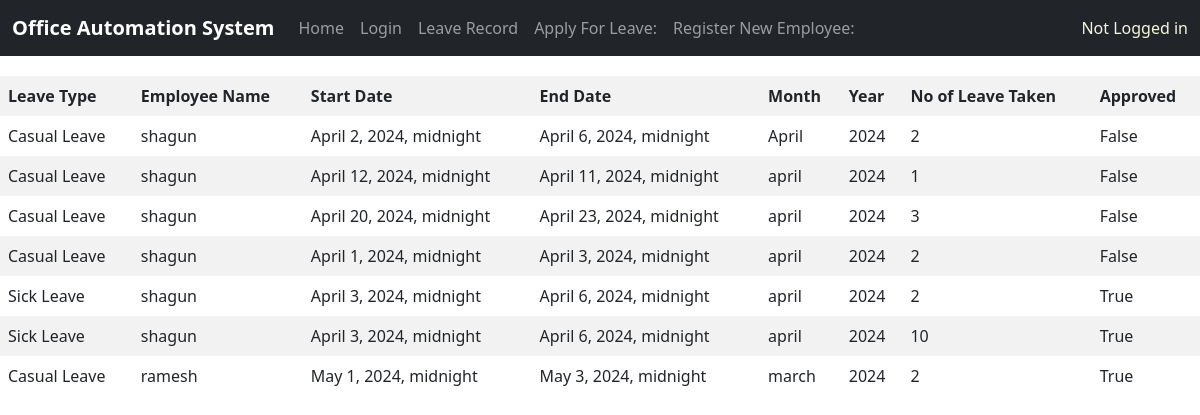
/leave_record/, run on the app's committed database.
### Office/models.py (models this page shows, shortened)
class tbl_leave_apply(models.Model):
    leave_type = models.CharField(max_length=100,
        null=True, blank=True
    )
    employee = models.ForeignKey(tbl_employee, on_delete=models.CASCADE)
    start_date = models.DateTimeField()
    end_date = models.DateTimeField()
    month = models.CharField(max_length=100)
    year = models.CharField(max_length=100)
    number_of_leave_taken = models.IntegerField()
    approved = models.BooleanField(default=False)
    class Meta:
        verbose_name = ("tbl_leave_apply")
        verbose_name_plural = ("tbl_leave_apply")

class tbl_employee(models.Model):
    employee = models.OneToOneField(User, on_delete=models.CASCADE)
    branch = models.CharField(max_length=60, choices=(
        ('computer engineering', 'computer engineering'),
        ('mechanical engineering', 'mechanical engineering'),
        ('electrical engineering', 'electrical engineering'),
        ('electronics and communication engineering', 'electronics and communication engineering'),
    ))
    emp_id = models.IntegerField(primary_key=True)
    email_id = models.CharField(max_length=100, null=True, blank=True)
    contact_number = models.CharField(max_length=13, null=True, blank=True)
    designation = models.CharField(max_length=100, choices=(
        ('Senior lecturer','Senior lecturer'),
        ('lecturer','lecturer'),
        ('HOD','HOD'),
    ), null=True, blank=True)
    class Meta:
        verbose_name = ("Employee")
        verbose_name_plural = ("Employees")
    def __str__(self):
        return self.employee.username

### office_automation/views.py (the view)
# urls.py: path("leave_record/", views.leave_record),
def leave_record(req: HttpRequest)-> HttpResponse:
    data = LeaveRecord.objects.all()
    return render(req, "leave_record.html", {"data": data})

### templates/leave_record.html (shortened to what this page needs)
{% extends "base.html" %}
{% block body %}
<table>
    <thead>
        <tr>
            <th>Leave Type</th>
            <th>Employee Name</th>
            <th>Start Date</th>
            <th>End Date</th>
            <th>Month</th>
            <th>Year</th>
            <th>No of Leave Taken</th>
            <th>Approved</th>
        </tr>
    </thead>
    <tbody>
        {% for employee in data %}
        <tr>
            <td>{{employee.leave_type}}</td>
            <td>{{employee.employee}}</td>
            <td>{{employee.start_date}}</td>
            <td>{{employee.end_date}}</td>
            <td>{{employee.month}}</td>
            <td>{{employee.year}}</td>
            <td>{{employee.number_of_leave_taken}}</td>
            <td>{{employee.approved}}</td>
        </tr>
        {% endfor %}
    </tbody>
</table>
{% endblock body %}

### templates/base.html (shortened to what this page needs)
<!doctype html>
<html lang="en">
  <head>
    <link href="https://cdn.jsdelivr.net/npm/bootstrap@5.3.2/dist/css/bootstrap.min.css" rel="stylesheet">
  </head>
  <body>
<header>
  <nav class="navbar navbar-dark navbar-expand-lg bg-dark" style="color: beige;">
      <div class="container-fluid">
        <a class="navbar-brand" href="#" style="font-weight: 600; position: relative; top: 30%;">Office Automation System</a>
        <div class="collapse navbar-collapse" id="navbarSupportedContent">
          <ul class="navbar-nav me-auto mb-2 mb-lg-0">
            <li class="nav-item">
              <a class="nav-link" href="/">Home</a>
            </li>
            <li class="nav-item">
              <a class="nav-link" aria-current="page" href="/auth/login">Login</a>
            </li>
            <li class="nav-item">
              <a class="nav-link" href="/leave_record">Leave Record</a>
            </li>
            <li class="nav-item">
              <a class="nav-link" aria-disabled="true" href="/dashboard">Apply For Leave: </a>
            </li>
            <li class="nav-item">
              <a class="nav-link" aria-disabled="true" href="/auth/employee/register">Register New Employee: </a>
            </li>
          </ul>
            {% if user.is_authenticated %}
            <span style="">
              {{user}}
            </span>
            {%else%}
            Not Logged in
            {% endif %}
        </div>
      </div>
    </nav>
</header>
    {% block body %}{% endblock body %}
  </body>
</html>

### templates/leave_record.html (style rules this page uses)
body { font-family: Arial, sans-serif; margin: 0; padding: 0; }
table { width: 100%; border-collapse: collapse; margin-top: 20px; }
th, td { border: 1px solid #dddddd; text-align: left; padding: 8px; }
th { background-color: #f2f2f2; }
tr:nth-child(even) { background-color: #f2f2f2; }

### data on the page
tbl_leave_apply: leave_type "Casual Leave", employee "shagun", start_date "April 2, 2024, midnight", end_date "April 6, 2024, midnight", month "April", year "2024", number_of_leave_taken "2", approved "False"
tbl_leave_apply: leave_type "Casual Leave", employee "shagun", start_date "April 12, 2024, midnight", end_date "April 11, 2024, midnight", month "april", year "2024", number_of_leave_taken "1", approved "False"
tbl_leave_apply: leave_type "Casual Leave", employee "shagun", start_date "April 20, 2024, midnight", end_date "April 23, 2024, midnight", month "april", year "2024", number_of_leave_taken "3", approved "False"
tbl_leave_apply: leave_type "Casual Leave", employee "shagun", start_date "April 1, 2024, midnight", end_date "April 3, 2024, midnight", month "april", year "2024", number_of_leave_taken "2", approved "False"
tbl_leave_apply: leave_type "Sick Leave", employee "shagun", start_date "April 3, 2024, midnight", end_date "April 6, 2024, midnight", month "april", year "2024", number_of_leave_taken "2", approved "True"
tbl_leave_apply: leave_type "Sick Leave", employee "shagun", start_date "April 3, 2024, midnight", end_date "April 6, 2024, midnight", month "april", year "2024", number_of_leave_taken "10", approved "True"
tbl_leave_apply: leave_type "Casual Leave", employee "ramesh", start_date "May 1, 2024, midnight", end_date "May 3, 2024, midnight", month "march", year "2024", number_of_leave_taken "2", approved "True"
